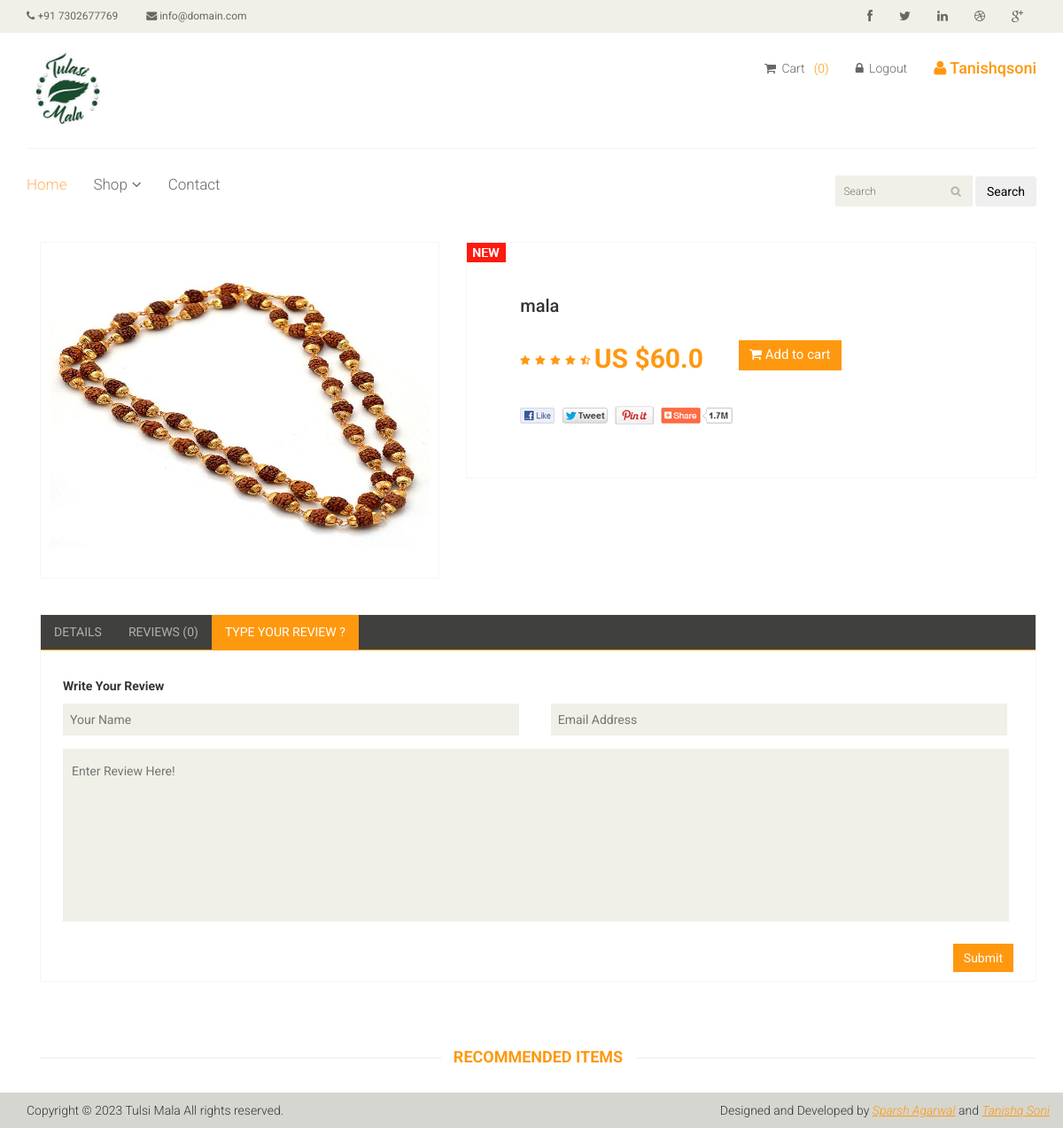
Screenshot of /mala (signed in) with the database file from the repository.
### core/models.py (models this page shows, shortened)
class Product(models.Model):
    name = models.CharField(max_length=100)
    category = models.ForeignKey('Category', on_delete=models.CASCADE)
    slug = models.SlugField(unique=True, null=True, blank=True)
    desc = models.TextField()
    price = models.FloatField(default=0.0)
    product_available_count = models.IntegerField(default=0)
    img = models.ImageField(upload_to='images/')

### core/views.py (the view)
# urls.py: path('<slug>', views.products, name='products'),
def products(request, slug):
    try:
        product = Product.objects.get(slug=slug)
        ordered_products = Product.objects.exclude(slug=slug)
        recommended_products = ordered_products.order_by("?")[:3]
        reviews = Reviews.objects.filter(product=product)
        if (request.user.is_authenticated):
            len_of_cart = len(Cart.objects.filter(user=request.user))
            return render(request, "core/product-details.html", {'len_of_cart': len_of_cart, 'prodDescp': product, 'reviews': reviews, 'recommended_products': recommended_products})
        return render(request, "core/product-details.html", {'prodDescp': product, 'reviews': reviews, 'recommended_products': recommended_products})
    except Exception as e:
        return HttpResponse("404 Not Found")

### templates/core/product-details.html (shortened to what this page needs)
{% extends './base.html' %}
{% load static %}
{% load  cart_template_tag %}
{% block start %}
	<section>
		<div class="container">
			<div class="row">
				<div class="col-sm-12 padding-right">
					<div class="product-details">
						<div class="col-sm-5">
							<div class="view-product">
								<img src="/media/{{prodDescp.img}}" alt="" />
							</div>
						</div>
						<div class="col-sm-7">
							<div class="product-information">
								<img src="images/product-details/new.jpg" class="newarrival" alt="" />
								<h2>{{prodDescp.name}}</h2>
								<img src="images/product-details/rating.png" alt="" />
								<span>
									<span>US ${{prodDescp.price}}</span>
									<a href="{% url 'add_to_cart' prodDescp.pk %}" type="button" class="btn btn-fefault cart">
										<i class="fa fa-shopping-cart"></i>
										Add to cart
									</a>
								</span>
								<a href=""><img src="images/product-details/share.png" class="share img-responsive"  alt="" /></a>
							</div>
						</div>
					</div>
					<div class="category-tab shop-details-tab">
						<div class="col-sm-12">
							<ul class="nav nav-tabs">
								<li><a href="#details" data-toggle="tab">Details</a></li>
								<li><a href="#companyprofile" data-toggle="tab">Reviews
									{% if reviews %}
									({{reviews|length}})
									{% else %}
									(0)
									{% endif %}
								</a></li>
								<li class="active"><a href="#reviews" data-toggle="tab">Type Your Review ?</a></li>
							</ul>
						</div>
						<div class="tab-content">
							<div class="tab-pane fade active in" id="reviews" >
								<div class="col-sm-12">
									{% if user.is_authenticated %}
									<p><b>Write Your Review</b></p>
									<form action="/saveReview/{{prodDescp.slug}}" method="post"> {% csrf_token %}
										<span>
											<input type="text" name="name" placeholder="Your Name"/>
											<input type="email" name="email" placeholder="Email Address"/>
										</span>
										<textarea name="message" placeholder="Enter Review Here!"></textarea>
										<button type="submit" class="btn btn-default pull-right">
											Submit
										</button>
									</form>
									{% endif %}
								</div>
							</div>
						</div>
					</div>
					<div class="recommended_items">
						<h2 class="title text-center">Recommended items</h2>
					</div>
				</div>
			</div>
		</div>
	</section>
	{% endblock %}

### templates/core/base.html (shortened to what this page needs)
{% load static %} {% load cart_template_tag %}
<!DOCTYPE html>
<html lang="en">
  <head>
    <link href="{% static 'css/bootstrap.min.css' %}" rel="stylesheet" />
    <link href="{% static 'css/font-awesome.min.css' %}" rel="stylesheet" />
    <link href="{% static 'css/prettyPhoto.css' %}" rel="stylesheet" />
    <link href="{% static 'css/price-range.css' %}" rel="stylesheet" />
    <link href="{% static 'css/animate.css' %}" rel="stylesheet" />
    <link href="{% static 'css/main.css' %}" rel="stylesheet" />
    <link href="{% static 'css/responsive.css' %}" rel="stylesheet" />
    <script src="https://code.jquery.com/jquery-3.6.0.min.js"></script></head
  >
  <body>
    <header id="header">
      <div class="header_top">
        <div class="container">
          <div class="row">
            <div class="col-sm-6">
              <div class="contactinfo">
                <ul class="nav nav-pills">
                  <li>
                    <a href="#"><i class="fa fa-phone"></i> +91 7302677769</a>
                  </li>
                  <li>
                    <a href="#"
                      ><i class="fa fa-envelope"></i> info@domain.com</a
                    >
                  </li>
                </ul>
              </div>
            </div>
            <div class="col-sm-6">
              <div class="social-icons pull-right">
                <ul class="nav navbar-nav">
                  <li>
                    <a href="#"><i class="fa fa-facebook"></i></a>
                  </li>
                  <li>
                    <a href="#"><i class="fa fa-twitter"></i></a>
                  </li>
                  <li>
                    <a href="#"><i class="fa fa-linkedin"></i></a>
                  </li>
                  <li>
                    <a href="#"><i class="fa fa-dribbble"></i></a>
                  </li>
                  <li>
                    <a href="#"><i class="fa fa-google-plus"></i></a>
                  </li>
                </ul>
              </div>
            </div>
          </div>
        </div>
      </div>
      <div class="header-middle">
        <div class="container">
          <div class="row">
            <div class="col-sm-4">
              <div class="logo pull-left">
                <a href="/"
                  ><img src="{% static 'images/home/logo.png' %}" alt="" style="width: 9rem;"
                /></a>
              </div>
            </div>
            <div class="col-sm-8">
              <div class="shop-menu pull-right">
                <ul class="nav navbar-nav">
                  <li>
                    <a href="/cart"
                      ><i class="fa fa-shopping-cart"></i> Cart&nbsp;&nbsp;
                       {% if user.is_authenticated %}
                      <div style="color: #fe980f; display: inline">
                        ({{ len_of_cart }})
                      </div>
                      {% endif %}
                    </a>
                  </li>
                  {% if user.is_authenticated %}
                  <li>
                    <a href=" /accounts/user_logout"
                      ><i class="fa fa-lock"></i> Logout</a
                    >
                  </li>
                  <li>
                    <h4 style="color: #fe980f;">
                      <i class="fa fa-user"></i> {{ user.username|title }}
                    </h4>
                  </li>
                  {% else %}
                  <li>
                    <a href=" /accounts/user_login"
                      ><i class="fa fa-lock"></i> Login</a
                    >
                  </li>
                  {% endif %}
                </ul>
              </div>
            </div>
          </div>
        </div>
      </div>
      <div class="header-bottom">
        <div class="container">
          <div class="row">
            <div class="col-sm-9">
              <div class="mainmenu pull-left">
                <ul class="nav navbar-nav collapse navbar-collapse">
                  <li><a href="/" class="active">Home</a></li>
                  <li class="dropdown">
                    <a href="#">Shop<i class="fa fa-angle-down"></i></a>
                  </li>
                  <li><a href="/contactus">Contact</a></li>
                </ul>
              </div>
            </div>
            <div class="col-sm-3">
              <form action="/search" class="search_box pull-right" method="get">
                <input type="text" required name="query" placeholder="Search" />
                <button type="submit" class="btn btn-fefault">Search</button>
              </form>
            </div>
          </div>
        </div>
      </div>
    </header>
    {% block start %} {% endblock %}
    <footer id="footer">
      <div class="footer-bottom">
        <div class="container">
          <div class="row">
            <p class="pull-left">
              Copyright © 2023 Tulsi Mala All rights reserved.
            </p>
            <p class="pull-right">
              Designed and Developed by
              <span
                ><a href="https://www.linkedin.com/in/sparsh-agarwal-a74128138/"
                  >Sparsh Agarwal</a
                >
                and
                <a href="https://www.linkedin.com/in/tanishq-soni-899146214/"
                  >Tanishq Soni</a
                ></span
              >
            </p>
          </div>
        </div>
      </div>
    </footer>
  </body>
</html>

### rows the page displays
Product: img (picture), name "mala", price "60.0"

### other values shown
{{ len_of_cart }} "0"
{{ user.username|title }} "Tanishqsoni"
